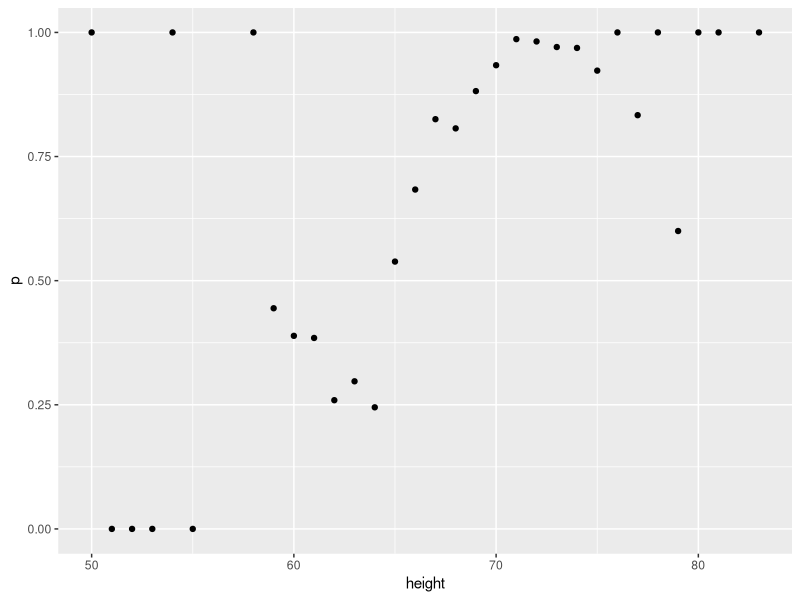
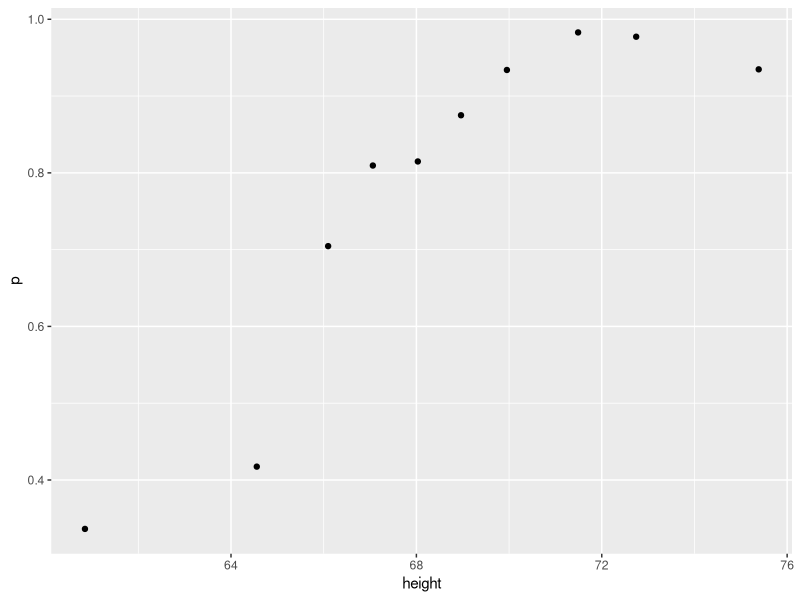
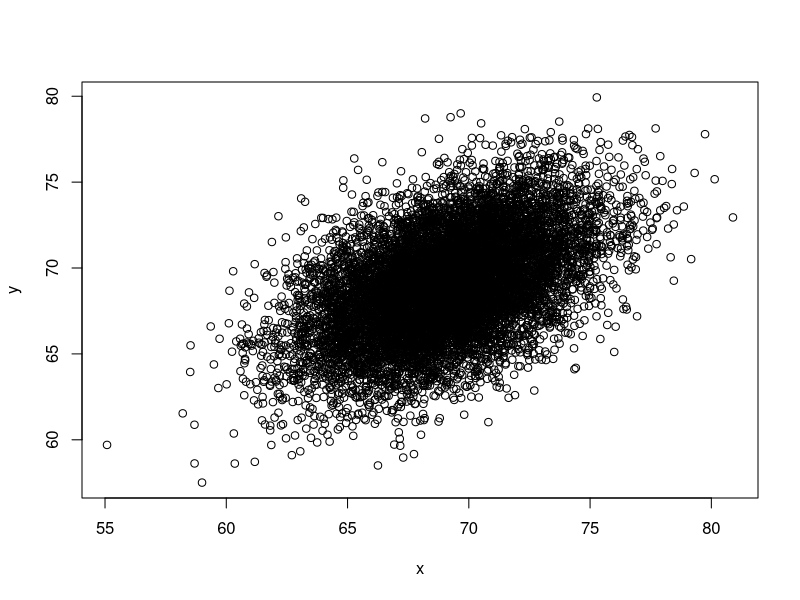
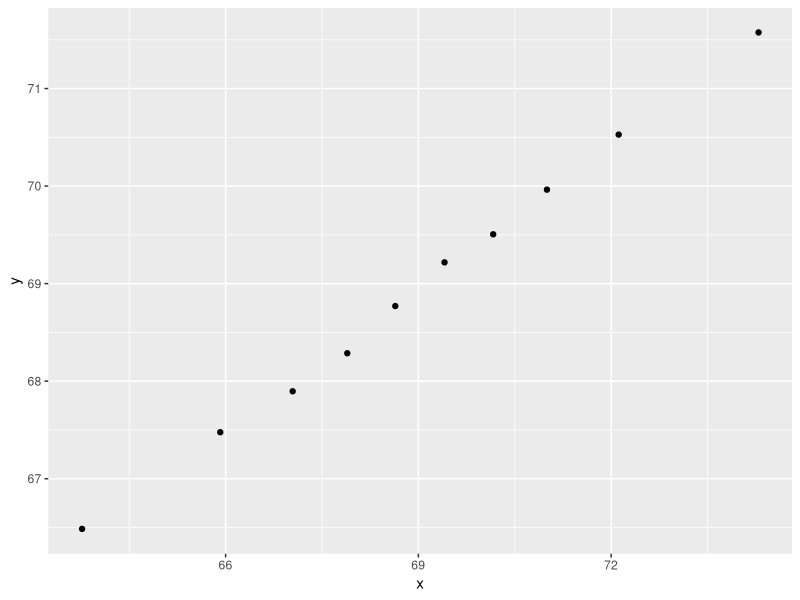

Here is the R script that generated these plots, in order:
#Q1
library(dslabs)
library(dplyr)
library(ggplot2)
data("heights")

heights %>%
  mutate(height = round(height)) %>%
  group_by(height) %>%
  summarize(p = mean(sex == "Male")) %>%
  qplot(height, p, data=.)

#Q2
ps <- seq(0, 1, 0.1)
heights %>% 
  mutate(g = cut(height, quantile(height, ps), include.lowest = TRUE)) %>%
  group_by(g) %>%
  summarize(p = mean(sex == "Male"), height = mean(height)) %>%
  qplot(height, p, data =.)

#Q3
library(MASS)
Sigma <- 9*matrix(c(1,0.5,0.5,1), 2, 2)
dat <- MASS::mvrnorm(n = 10000, c(69, 69), Sigma) %>%
  data.frame() %>% setNames(c("x", "y"))

plot(dat)

ps <- seq(0, 1, 0.1)
dat %>% 
mutate(g = cut(x, quantile(x, ps), include.lowest = TRUE)) %>%
  group_by(g) %>%
  summarize(y = mean(y), x = mean(x)) %>%
  qplot(x, y, data =.)
